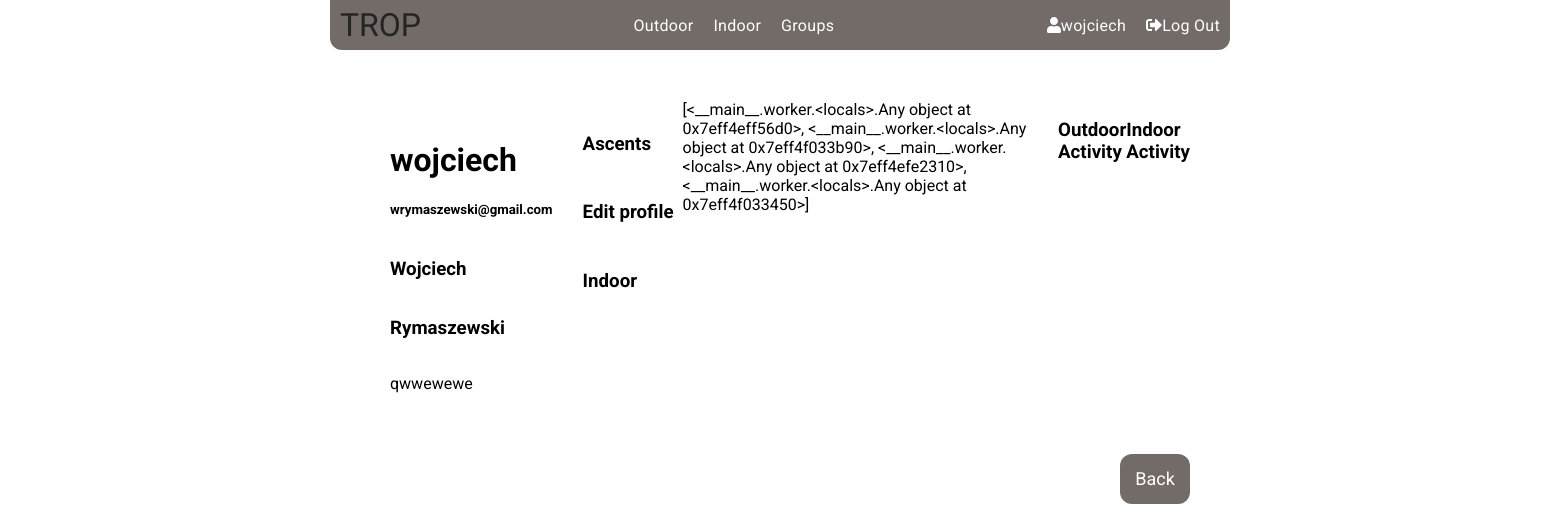
Before: /accounts/wojciech/profile/ (signed in) with the older database file.
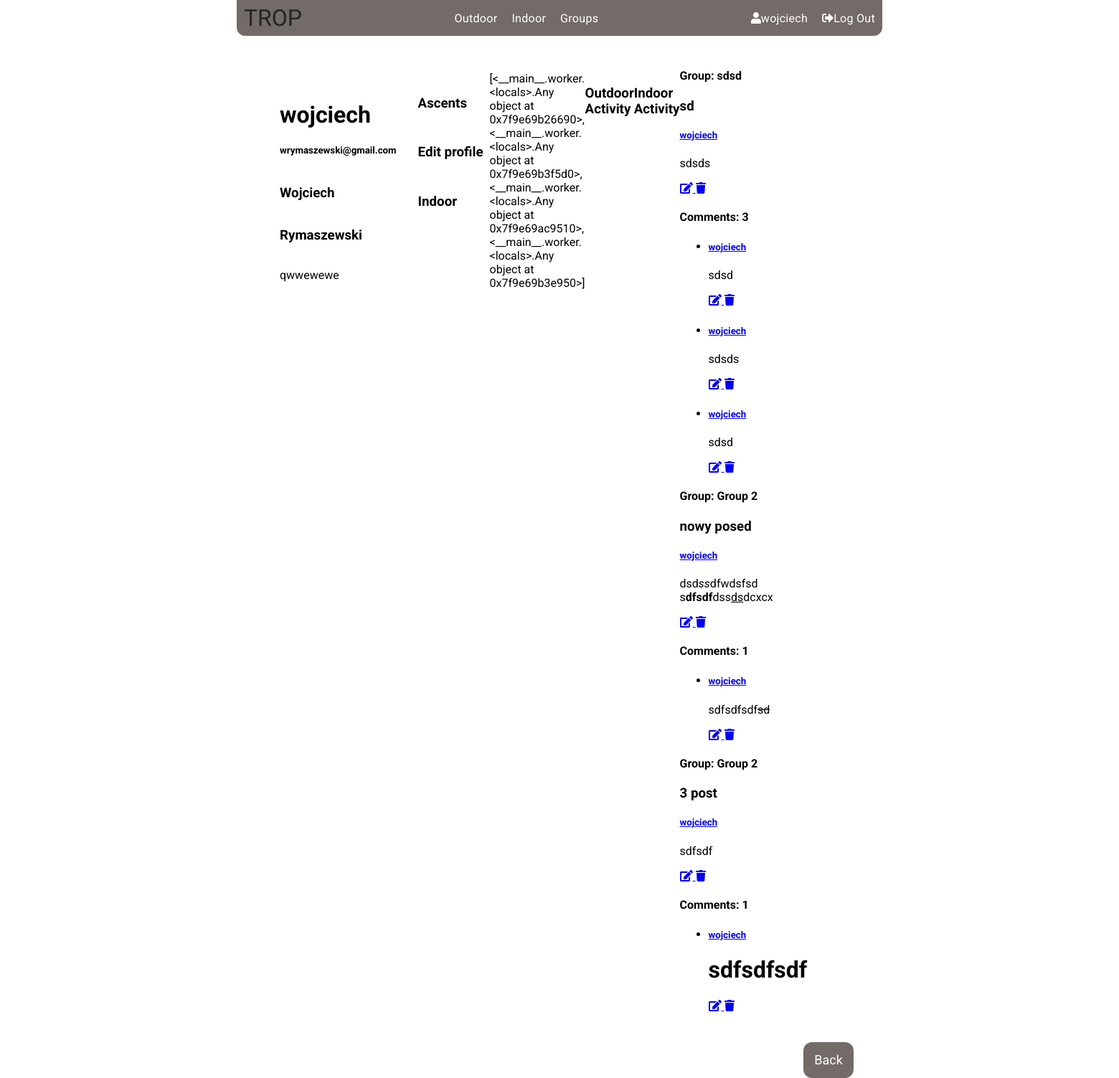
After: the same page with the newer database file.
### accounts/models.py (models this page shows, shortened)
class UserProfile(models.Model):
    user = models.OneToOneField(User, on_delete=models.CASCADE)
    first_name = models.CharField(max_length=100, blank=True, null=True)
    last_name = models.CharField(max_length = 100, blank=True, null=True)
    avatar = CloudinaryField('avatar', default = 'user-placeholder-circle_o5pzxf.png',
                            null=True, blank=True)
    email = models.EmailField(blank=True, null=True)
    description = models.TextField(blank=True, null=True)
    hidden = models.BooleanField(default=False)
    def __str__(self):
        return self.user.username

class Group(models.Model):
    name = models.CharField(max_length = 255, unique=True)
    slug = models.SlugField(allow_unicode = True, unique=True)
    description = models.TextField(blank=True, default='')
    members = models.ManyToManyField(User, through='GroupMember')
    class Meta:
        ordering = ['name']

### posts/models.py (models this page shows, shortened)
class Post(models.Model):
    author = models.ForeignKey(User, related_name='posts', on_delete=models.CASCADE)
    group = models.ForeignKey(Group, related_name = 'posts', on_delete=models.CASCADE)
    title = models.CharField(max_length = 200)
    text = models.TextField()
    created_at = models.DateTimeField(auto_now_add=True)
    updated_at = models.DateTimeField(auto_now=True)
    def __str__(self):
        return self.title
    class Meta:
        ordering: ['created_at']

class Comment(models.Model):
    post  = models.ForeignKey(Post, related_name = 'comments', on_delete = models.CASCADE)
    author = models.ForeignKey(User, related_name = 'comments', on_delete = models.CASCADE)
    text = models.TextField()
    created_at = models.DateTimeField(auto_now_add=True)
    updated_at = models.DateTimeField(auto_now=True)
    class Meta:
        ordering: ['created_at']

### accounts/views.py (the view)
# urls.py: url(r'(?P<username>\w+)/profile/$', views.get_user_profile,
@login_required
def get_user_profile(request, username):
    userprofile = UserProfile.objects.select_related().get(user__username__iexact = username)
    recent_posts = (Post.objects
                    .filter(group__memberships__in=userprofile.user.user_groups.all())
                    .order_by('created_at')[:5])
    print(recent_posts)
    context_dict = {
                    "userprofile": userprofile,
                    "chart_list": [
                                    indoor_charts.training_line_chart(username),
                                    indoor_charts.gym_pie_chart(username),
                                    outdoor_charts.user_ascent_chart(username),
                                    outdoor_charts.user_ascent_pie_chart(username)
                                    ],
                    'recent_posts': recent_posts
                    }
    return render(request, 'accounts/userprofile_detail.html',
                    context_dict)

### charts/charts.py (called while the page is built)
def pie(queryset, terms, title, verbose=None):
    data = DataPool(
           series=
            [{'options': {
               'source': queryset
               },
              'terms': [
                terms[0],
                terms[1],
                ]
            }]
    )
    cht = Chart(
            datasource = data,
            series_options =
              [{'options':{
                  'type': 'pie',
                  'stacking': False},
                'terms':{
                    terms[0]: [
                    terms[1]
                    ]
                  }
                }],
            chart_options =
              {'title': {
                   'text': title},
               },
                x_sortf_mapf_mts=(None, verbose, False))
    return cht

### indoor/charts.py (called while the page is built)
def gym_pie_chart(args):
    return pie(
            queryset = (Training.objects
                        .filter(user__username = args)
                        .values('location__name')
                        .order_by()
                        .annotate(Count=Count('location__name'))),
            terms = ['location__name', 'Count'],
            title = 'Gyms'
    )

### routes/charts.py (called while the page is built)
def user_ascent_pie_chart(args):
    return pie(
                queryset = (Ascent.objects
                            .filter(user__username__iexact = args)
                            .values('ascent_style')
                            .order_by()
                            .annotate(Count=Count('ascent_style'))),
                terms = ['ascent_style', 'Count'],
                title = 'Styles of Ascent',
                verbose = verbose_style
    )

### accounts/templates/accounts/userprofile_detail.html (shortened to what this page needs)
{% extends "accounts/accounts_base.html" %}
{% load static %}
{% load cloudinary %}
{% block accounts_content %}
  <div class="user-profile">
      {% load cloudinary %}
    <div class="user-data">
      <h1>{{userprofile}}</h1>
      <h5>{{userprofile.email}}</h5>
      <h3 class="user-name">{{userprofile.first_name}}</h3>
      <h3 class="user-name">{{userprofile.last_name}}</h3>
      <p>{{userprofile.description}}</p>
    </div>
    <div class="user-options">
        <h3><a href="{% url 'routes:user_ascents'   username=userprofile.user.username %}">Ascents</a></h3>
        {% if userprofile.user == user %}
        <h3><a href="{% url 'accounts:edit_profile' username=userprofile.user.username %}">Edit profile</a></h3>
        <h3><a href="{% url 'indoor:training_list' username=userprofile.user.username %}">Indoor</a></h3>
        {% endif %}
      </div>
      {% load chartit %}
      {{chart_list|load_charts:'in_line,in_pie,out_line,out_pie'}}
        <h3>Outdoor Activity</h3>
        <h3>Indoor Activity</h3>
    </div>
    <div>
    {% for post in recent_posts %}
      <h4> Group: {{post.group.name}}</h4>
      {% include "posts/_post.html" %}
    {% endfor %}
    </div>
{% endblock accounts_content %}

### accounts/templates/accounts/accounts_base.html (shortened to what this page needs)
{% extends "base.html" %}
{% block content %}
  <div class="users">
        {% block accounts_content %}
        {% endblock accounts_content %}
  </div>
  <div class="buttons">
      <input class="back-button" type=button value='Back' onClick="javascript:history.go(-1);">
  </div>
{% endblock content %}

### templates/base.html (shortened to what this page needs)
<!DOCTYPE html>
{% load staticfiles %}
<html>
  <head>
    <link rel="stylesheet" href="{% static 'css/main.css' %}">
    <link rel="stylesheet" href="https://cdn.datatables.net/1.10.16/css/jquery.dataTables.min.css">
  </head>
  <body>
    <div class="container">
      <nav class="navbar">
          <a class="logo nav-element" href="{% url 'home' %}">TROP</a>
          <ul class="nav-element">
          {% if user.is_authenticated %}
            <li class="nav-item"><a class="nav-link" href="{% url 'routes:sectors' %}">Outdoor</a></li>
            <li class="nav-item"><a class="nav-link" href="{% url 'indoor:training_list' username=user.username %}">Indoor</a></li>
            <li class="nav-item"><a class="nav-link" href="{% url 'accounts:group_list' %}">Groups</a></li>
          {% else %}
            <li class="nav-item"><a class="nav-link" href="{% url 'routes:sectors' %}">Climbing locations</a></li>
          {% endif %}
          </ul>
          <ul class="nav-element">
            {% if user.is_authenticated %}
              <li class="nav-item">
                <a class="nav-link" href="{% url 'accounts:redirect' %}">
                  <span class="fas fa-user"></span><span> {{user}}</span>
                </a>
              </li>
                <li class="nav-item">
                  <a class="nav-link" href="{% url 'accounts:logout' %}">
                    <span class="fas fa-sign-out-alt"></span><span> Log Out</span>
                  </a>
                </li>
            {% endif %}
          </ul>
      </nav>
      <main class="content">
        {% block content %}{% endblock content %}
      </main>
    </div>
  </body>
</html>

### posts/templates/posts/_post.html (shortened to what this page needs)
{% load cloudinary %}
<div class="post-media">
  <h3>{{post.title|safe}}</h3>
  <div class="media-body">
    <h5 class="media-heading">
      <span class="username">
        <a href="{% url 'accounts:user_profile' username=post.author.username %}">{{post.author.username}}</a>
      </span>
    </h5>
    <div class="post_body">
      <p>{{post.text|safe|linebreaksbr}}</p>
    </div>
    <div class="media-footer">
      {% if user.is_authenticated and post.author == user %}
      <a href="{% url 'posts:edit_post' pk=post.pk %}"><span class="fas fa-edit" ></span> </a>
      <a href="{% url 'posts:delete_post' pk=post.pk %}"><span class="fas fa-trash" ></span> </a>
      {% endif %}
    </div>
    <div class="comment container">
      {% if post.comments %}
        <h4>Comments: {{post.comments.count}}</h4>
        <ul>
          {% for comment in post.comments.all %}
          <li>
            <div class="container">
              <h5 class="media-heading">
                <span class="username">
                  <a href="{% url 'accounts:user_profile' username=comment.author.username %}">{{comment.author.username}}</a>
                </span>
              </h5>
              <div class="container comment-body">
                <p>{{comment.text|safe|linebreaksbr}}</p>
              </div>
              {% if user.is_authenticated and comment.author == user %}
              <a href="{% url 'posts:edit_comment' pk=comment.pk slug=post.group.slug %}"><span class="fas fa-edit" ></span> </a>
              <a href="{% url 'posts:delete_comment' pk=comment.pk slug=post.group.slug %}"><span class="fas fa-trash" ></span> </a>
              {% endif %}
            </div>
          </li>
          {% endfor %}
        </ul>
      {% else %}
        <h4>No comments</h4>
      {% endif %}
    </div>
  </div>
</div>

### static/css/main.css (style rules this page uses)
.users { display: flex; justify-content: space-between; margin: 25px 40px 0 40px; }
.users .user-profile { display: flex; justify-content: space-between; width: 100%; height: 100%; margin: 25px 0 0 0; }
.users .user-profile .user-data { padding: 20px; }
.users .user-profile .user-data .user-name { display: inline-block; }
.users .user-profile .user-options h2, .users .user-profile .user-options h3 { display: flex; width: 110px; height: 50px; }
.users .user-profile .user-options h2 > a, .users .user-profile .user-options h3 > a { display: flex; align-items: center; padding-left: 10px; width: 100%; color: #000; text-decoration: none; border-radius: 12px; transition: 0.6s linear; }
.buttons { display: flex; margin: 25px 40px 0 40px; justify-content: space-between; }
.buttons .add-route, .buttons .back-button { height: 50px; width: 70px; border-radius: 12px; cursor: pointer; color: #fff; background-color: #736B68; font-family: 'Roboto', sans-serif; font-size: large; border: none; transition: 0.6s linear; }
.navbar { display: flex; align-items: center; justify-content: space-between; background-color: #736B68; height: 50px; border-radius: 0 0 12px 12px; }
.navbar .nav-element { display: flex; align-items: center; padding: 0; height: 100%; }
.navbar .nav-element:first-child { font-family: Bungee, sans-serif; text-decoration: none; color: #242424; font-size: xx-large; transition: 0.6s linear; padding: 0 10px; }
.navbar .nav-element .nav-item { display: flex; align-items: center; justify-content: center; height: 100%; list-style: none; }
.navbar .nav-element .nav-item .nav-link { display: flex; align-items: center; justify-content: center; color: #fff; text-decoration: none; letter-spacing: 0.3px; padding: 0 10px; height: 100%; transition: 0.6s linear; }
.container { width: 900px; margin: 0 auto; font-family: Roboto, sans-serif; }
body { margin: 0; padding: 0; }

Changed rows visible on the page:
added Post: group.name "sdsd", title "sd", author.username "wojciech", text "sdsds", comments.count "3"
added Comment: author.username "wojciech", text "sdsd"
added Comment: author.username "wojciech", text "sdsds", shown under "sdsd"
added Comment: author.username "wojciech", text "sdsd"
added Post: group.name "Group 2", title "nowy posed", author.username "wojciech", text "dsd ss dfwdsfsd s dfsdf dss ds dcxcx", comments.count "1"
added Comment: author.username "wojciech", text "sdfsdfsdf sd", shown under "Group 2"
added Post: group.name "Group 2", title "3 post", author.username "wojciech", text "sdfsdf", comments.count "1"
added Comment: author.username "wojciech", text "sdfsdfsdf", shown under "Group 2"
Other visible differences:
{{ chart_list|load_charts:'in_line,in_pie,out_line,out_pie' }}: "[<__main__.worker.<locals>.Any object at 0x7eff4eff56d0>, <__main__.worker.<locals>.Any object at 0x7eff4f033b90>, <__main__.worker.<locals>.Any object at 0x7eff4efe2310>, <__main__.worker.<locals>.Any object at 0x7eff4f033450>]" → "[<__main__.worker.<locals>.Any object at 0x7f9e69b26690>, <__main__.worker.<locals>.Any object at 0x7f9e69b3f5d0>, <__main__.worker.<locals>.Any object at 0x7f9e69ac9510>, <__main__.worker.<locals>.Any object at 0x7f9e69b3e950>]"
